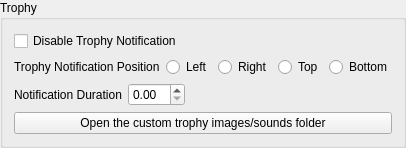
             <widget class="QGroupBox" name="trophyGroupBox">
              <property name="sizePolicy">
               <sizepolicy hsizetype="Expanding" vsizetype="Preferred">
                <horstretch>0</horstretch>
                <verstretch>0</verstretch>
               </sizepolicy>
              </property>
              <property name="title">
               <string>Trophy</string>
              </property>
              <layout class="QVBoxLayout" name="userNameLayout_2">
               <item>
                <widget class="QCheckBox" name="disableTrophycheckBox">
                 <property name="text">
                  <string>Disable Trophy Notification</string>
                 </property>
                </widget>
               </item>
               <item>
                <layout class="QHBoxLayout" name="horizontalLayout_SidePopUps">
                 <property name="bottomMargin">
                  <number>0</number>
                 </property>
                 <item>
                  <widget class="QLabel" name="label_SidePopUps">
                   <property name="sizePolicy">
                    <sizepolicy hsizetype="Maximum" vsizetype="Preferred">
                     <horstretch>0</horstretch>
                     <verstretch>0</verstretch>
                    </sizepolicy>
                   </property>
                   <property name="text">
                    <string>Trophy Notification Position</string>
                   </property>
                  </widget>
                 </item>
                 <item>
                  <widget class="QRadioButton" name="radioButton_Left">
                   <property name="text">
                    <string>Left</string>
                   </property>
                  </widget>
                 </item>
                 <item>
                  <widget class="QRadioButton" name="radioButton_Right">
                   <property name="text">
                    <string>Right</string>
                   </property>
                  </widget>
                 </item>
                 <item>
                  <widget class="QRadioButton" name="radioButton_Top">
                   <property name="text">
                    <string>Top</string>
                   </property>
                  </widget>
                 </item>
                 <item>
                  <widget class="QRadioButton" name="radioButton_Bottom">
                   <property name="text">
                    <string>Bottom</string>
                   </property>
                  </widget>
                 </item>
                </layout>
               </item>
               <item>
                <layout class="QHBoxLayout" name="horizontalLayout_PopUpsDuration">
                 <property name="bottomMargin">
                  <number>0</number>
                 </property>
                 <item>
                  <widget class="QLabel" name="label_PopUpDuration">
                   <property name="sizePolicy">
                    <sizepolicy hsizetype="Maximum" vsizetype="Preferred">
                     <horstretch>0</horstretch>
                     <verstretch>0</verstretch>
                    </sizepolicy>
                   </property>
                   <property name="text">
                    <string>Notification Duration</string>
                   </property>
                  </widget>
                 </item>
                 <item>
                  <widget class="QDoubleSpinBox" name="popUpDurationSpinBox"/>
                 </item>
                 <item>
                  <spacer name="horizontalSpacer_4">
                   <property name="orientation">
                    <enum>Qt::Orientation::Horizontal</enum>
                   </property>
                   <property name="sizeHint" stdset="0">
                    <size>
                     <width>40</width>
                     <height>20</height>
                    </size>
                   </property>
                  </spacer>
                 </item>
                </layout>
               </item>
               <item>
                <widget class="QPushButton" name="OpenCustomTrophyLocationButton">
                 <property name="text">
                  <string>Open the custom trophy images/sounds folder</string>
                 </property>
                </widget>
               </item>
              </layout>
             </widget>
